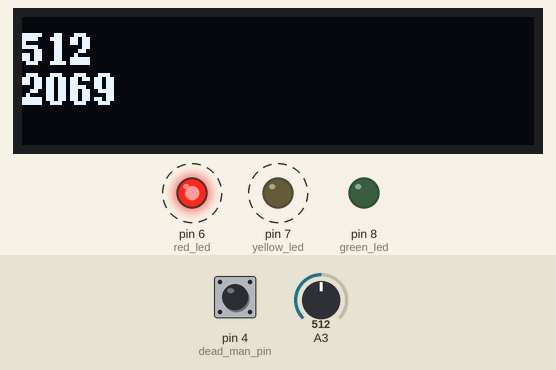
The sketch below on a simulated Arduino Uno, built with avr-gcc and run on an emulated ATmega328P. Shown: 128×32 one-colour display, output pins drawn as LEDs (lit = HIGH). Dashed ring = blinking. The inputs (shaded band) are chosen by the test bench; at power-on: pin 4 (dead_man_pin) HIGH, A3 = 512. No radio packets arrive unless stated.

Above: at 2.2 s.
2.3 s: pin 4 (dead_man_pin) pulled LOW for 3.2 s
At 2.91 s:
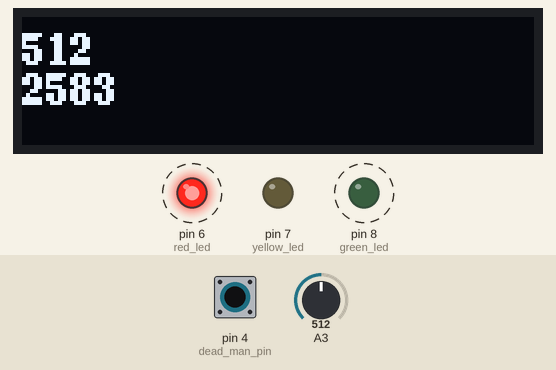
6.1 s: pin 4 (dead_man_pin) pulled LOW for 0.15 s
At 6.36 s:
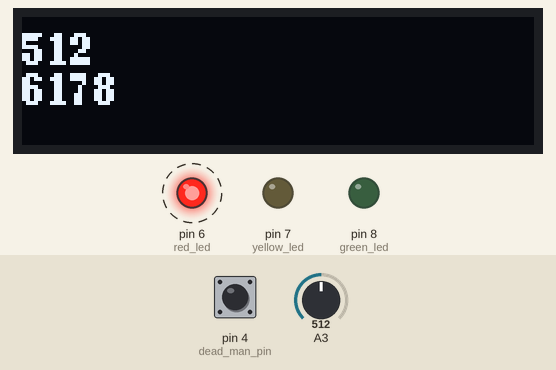
Timing chart, 0 to 13.7 s (numbered marks = the images above; inputs shaded):
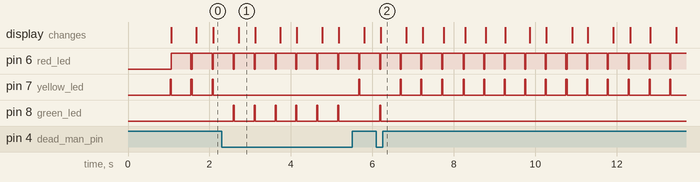

The sketch:

1way_remote.ino
```cpp
#include <SPI.h>
#include "RF24.h"
#include <Arduino.h>
#include <U8g2lib.h>

#ifdef U8X8_HAVE_HW_SPI
#include <SPI.h>
#endif
#ifdef U8X8_HAVE_HW_I2C
#include <Wire.h>
#endif

RF24 myRadio (9, 10);
byte addresses[][6] = {"0"};

unsigned long lastTransmission;
// typedef struct package Package;
// Package dataTransmit;

byte dead_man_pin =4;
byte red_led = 6;
byte yellow_led = 7;
byte green_led = 8;
int throttle = A3;

U8G2_SSD1306_128X32_UNIVISION_F_HW_I2C u8g2(U8G2_R0);

void setup() {
    // Serial.begin(115200);
    u8g2.begin();
    delay(1000);
    pinMode(red_led, OUTPUT);
    pinMode(yellow_led, OUTPUT);
    pinMode(green_led, OUTPUT);
    pinMode(dead_man_pin, INPUT_PULLUP);
    myRadio.begin();
    myRadio.setChannel(115);
    myRadio.setPALevel(RF24_PA_MAX);
    myRadio.setDataRate(RF24_250KBPS);
    myRadio.openWritingPipe(addresses[0]);
}


void loop() {
    // read the value of POT
    throttle = analogRead(A3);
    // If dead man is triggered send value of POT, otherwise send
    // 512 (the middle val of potentiometer)
    if (digitalRead(dead_man_pin) == 0){
        throttle = throttle;
        digitalWrite(yellow_led, LOW);
        digitalWrite(red_led, LOW);
        digitalWrite(green_led, HIGH);
    }

    else{
        digitalWrite(yellow_led, HIGH);
        digitalWrite(red_led, LOW);
        digitalWrite(green_led, LOW);
        throttle = 512;
    }
    transmit_to_board();
    update_screen();
}


void transmit_to_board(){
    // Transmit once every 50 millisecond
    if (millis() - lastTransmission >= 500) {
        lastTransmission = millis();
        myRadio.write(&throttle, sizeof(throttle));
    }
    else{
        digitalWrite(yellow_led, LOW);
        digitalWrite(red_led, HIGH);
        digitalWrite(green_led, LOW);
    }
}


void update_screen(){

    u8g2.clearBuffer();          // clear the internal memory
    u8g2.setFont(u8g2_font_ncenB08_tr); // choose a suitable font
    u8g2.setCursor(0,12);
    u8g2.print(throttle);
    u8g2.setCursor(0,22);
    u8g2.print(lastTransmission);
    u8g2.sendBuffer();          // transfer internal memory to the display
}
```

Measured:
- after the input at 2.3 s, pin 8 (green_led): alternates HIGH for 0.03 s and LOW for 0.48 s, starting after 0.29 s
- after the input at 6.1 s, pin 8 (green_led): LOW → HIGH after 0.08 s, → LOW 0.03 s later
- by itself, pin 6 (red_led): alternates HIGH for 0.48 s and LOW for 0.03 s
- by itself, pin 7 (yellow_led): alternates HIGH for 0.03 s and LOW for 0.48 s
- what the display in image 1 shows lasts 0.4 s, from 2.7 s to 3.1 s
